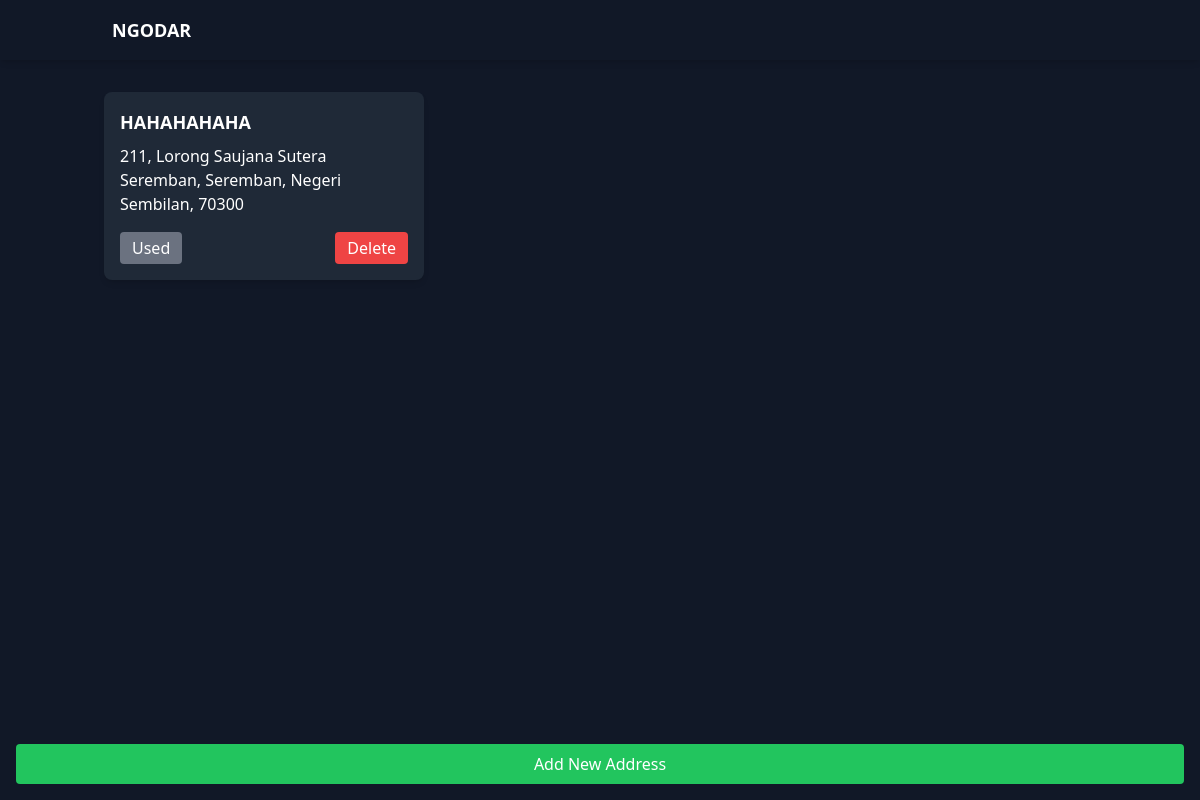
The app's page /user-home/location/ (signed in), older data.
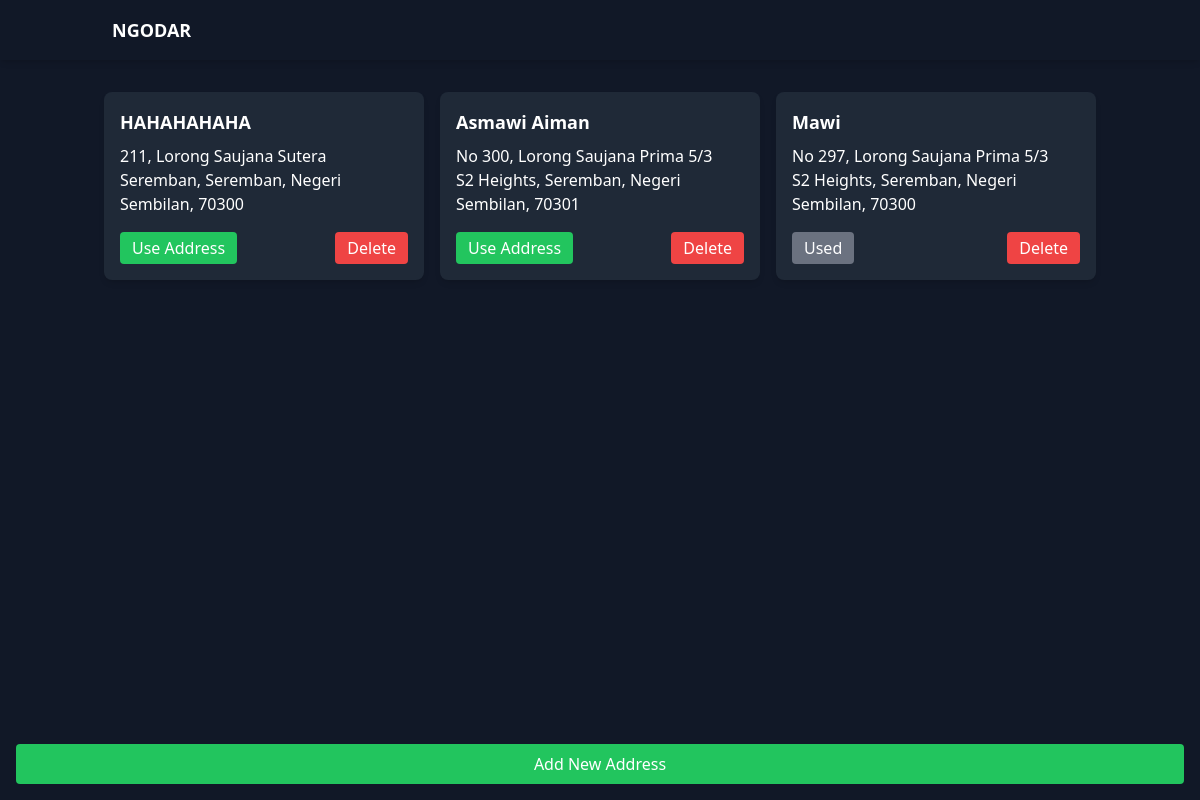
The same page, newer data.
### ngodars/models.py (models this page shows, shortened)
class ADDRESS(models.Model):
    addressID = models.AutoField(primary_key=True)
    fullname = models.TextField(default=None)
    statearea = models.TextField(default=None)
    poscode = models.TextField(default=None)
    unit = models.TextField(default=None)
    streetname = models.TextField(default=None)
    userID = models.ForeignKey(USER, on_delete=models.CASCADE, default=None)
    is_used = models.BooleanField(default=False)

### ngodars/views.py (the view)
# urls.py: path('user-home/location/', views.user_location, name='user_location'),
def user_location(request):
    user_id = request.session.get('user_id')
    if not request.session.get('user_type') == 'user':
        request.session.flush()
        messages.error(request, "You do not have permission to view this page. Please login again")
        return redirect('login')
    try:
        user = USER.objects.get(userID=user_id)
        addresses = ADDRESS.objects.filter(userID=user)
        used_address = addresses.filter(is_used=True).first()
        context = {
            'addresses': addresses,
            'used_address_id': used_address.addressID if used_address else None
        }
        if used_address:
            request.session['locations'] = {
                'addressID': used_address.addressID,
                'poscode': used_address.poscode,
                'streetname': used_address.streetname,
                'statearea': used_address.statearea,
                'unit': used_address.unit,
                'fullname': used_address.fullname
            }
        else:
            request.session['locations'] = None
        return render(request, 'user/user_location.html', context)
    except USER.DoesNotExist:
        messages.error(request, "User not found. Please login again")
        return redirect('login')

### ngodars/templates/user/user_location.html (shortened to what this page needs)
{% load static %}
<!DOCTYPE html>
<html lang="en">
<head>
    <script src="https://cdn.tailwindcss.com"></script>
</head>
<body class="bg-gray-900 text-white flex flex-col min-h-screen">
    <header class="sticky top-0 z-50 bg-gray-900 shadow-md">
        <div class="container mx-auto flex justify-between items-center py-4 px-6">
            <div class="flex items-center space-x-10">
                <a href="{% url 'user_home' %}" class="text-lg font-bold uppercase">Ngodar</a>
            </div>
        </div>
    </header>
    <section class="container mx-auto mt-8 px-4 flex-grow">
        {% if addresses %}
            <div class="grid grid-cols-1 md:grid-cols-2 lg:grid-cols-3 gap-4">
                {% for address in addresses %}
                    <div class="bg-gray-800 p-4 rounded-lg shadow-md animate-on-scroll">
                        <h3 class="text-lg font-bold mb-2">{{ address.fullname }}</h3>
                        <p>{{ address.unit }}, {{ address.streetname }}</p>
                        <p>{{ address.statearea }}, {{ address.poscode }}</p>
                        <div class="mt-4 flex justify-between">
                            <form action="{% url 'use_address' address.addressID %}" method="POST" class="inline">
                                <button type="submit"
                                    class="
                                        {% if address.addressID == used_address_id %}
                                            bg-gray-500 cursor-not-allowed
                                        {% else %}
                                            bg-green-500 hover:bg-green-600
                                        {% endif %}
                                        text-white px-3 py-1 rounded"
                                    {% if address.addressID == used_address_id %}disabled{% endif %}
                                >
                                    {% if address.addressID == used_address_id %}
                                        Used
                                    {% else %}
                                        Use Address
                                    {% endif %}
                                </button>
                            </form>
                            <form action="{% url 'delete_address' address.addressID %}" method="POST" class="inline">
                                <button type="submit"
                                    onclick="return confirm('Are you sure you want to delete this address?');"
                                    class="bg-red-500 hover:bg-red-600 text-white px-3 py-1 rounded"
                                >
                                    Delete
                                </button>
                            </form>
                        </div>
                    </div>
                {% endfor %}
            </div>
        {% else %}
            <p class="text-center text-gray-400 animate-on-scroll">No addresses found. Add an address to get started.</p>
        {% endif %}
    </section>
    <div class="sticky bottom-0 left-0 right-0 p-4 bg-gray-900">
        <a href="{% url 'add_address' %}"
           class="block bg-green-500 hover:bg-green-600 text-white text-center py-2 rounded animate-on-scroll"
        >
            Add New Address
        </a>
    </div>
</body>
</html>

Row changes from the older to the newer data that the page shows:
changed ADDRESS "HAHAHAHAHA": text "Used" → "Use Address"
added ADDRESS: fullname "Asmawi Aiman", unit "No 300", streetname "Lorong Saujana Prima 5/3", statearea "S2 Heights, Seremban, Negeri Sembilan", poscode "70301", shows "Use Address"
added ADDRESS: fullname "Mawi", unit "No 297", streetname "Lorong Saujana Prima 5/3", statearea "S2 Heights, Seremban, Negeri Sembilan", poscode "70300", shows "Used"
